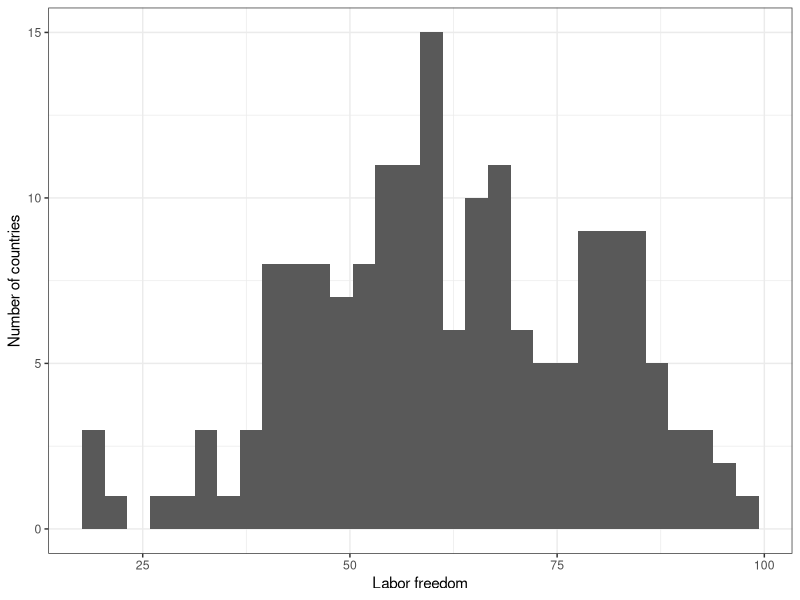
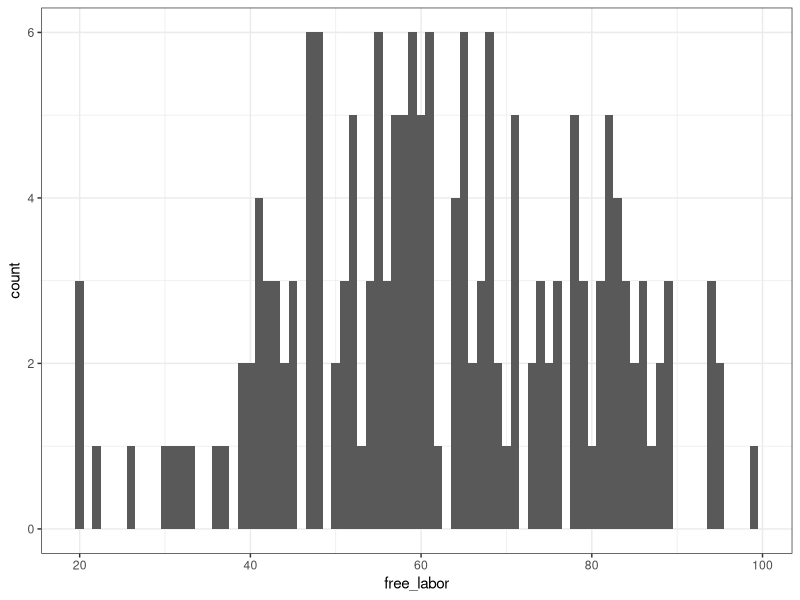
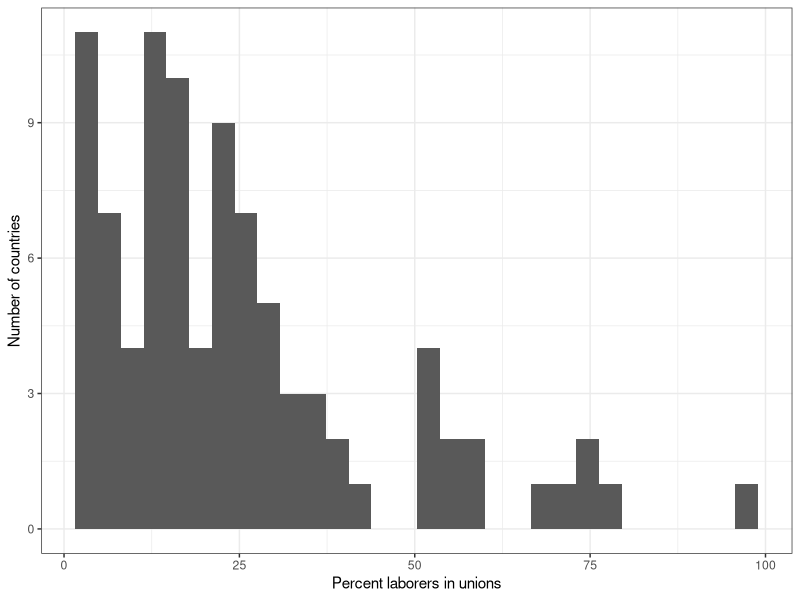
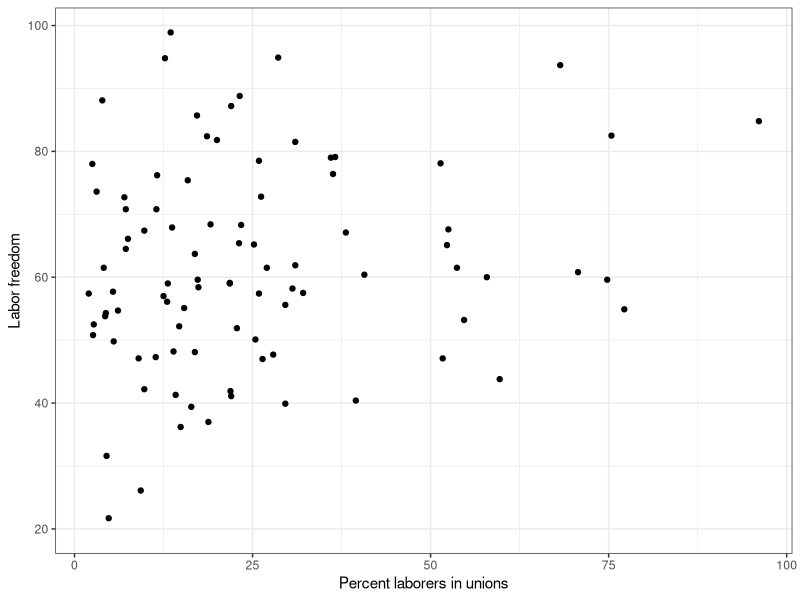
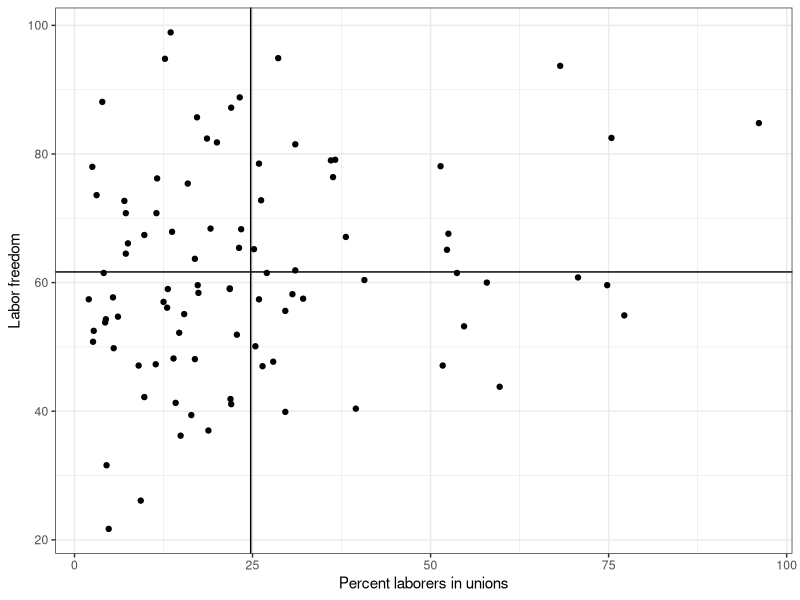
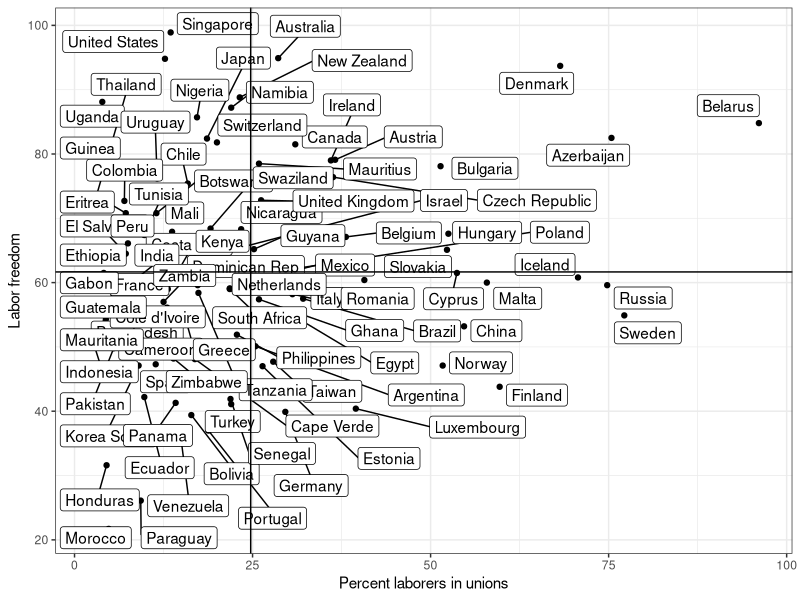

These figures' R source, in order:
## ---- chunk 1
setwd("/Users/jackjeffrey/Documents/Poli502_Jeffrey/Data")
world.data <- read.csv("world.csv")
# load data 
table(world.data$pr_sys)
# view table 
## ---- chunk 2
# change labels
world.data$pr <- factor(world.data$pr_sys, 
                        levels = c("Yes", "No"),
                        labels = c("PR System", "Non-PR"))
table(world.data$pr)
# view table for variables
## ---- chunk 3
table(world.data$frac_eth3)
# view table 
tail(world.data[c("country", "frac_eth3")])
# view table with country names
world.data$frac_eth3_ord <- factor(world.data$frac_eth3, 
                                   levels = c("Low", "Medium", "High"), # order it in this way
                                   ordered = TRUE)
table(world.data$frac_eth3_ord)
# order the variable names
table(world.data$frac_eth3)
table(world.data$frac_eth3_ord)
# compare tables
table(world.data$frac_eth3, world.data$frac_eth3_ord)
# created two-by-two table 
## ---- chunk 4
# Ensure gmodels is installed and loaded
if (!require("gmodels")) install.packages("gmodels")
library(gmodels)

# Create CrossTable for PR system and ethnic fractionalization
CrossTable(world.data$pr, world.data$frac_eth3_ord)

# Optional: Run without additional parameters to isolate the issue
CrossTable(world.data$pr, world.data$frac_eth3_ord,
           prop.r = FALSE,     
           prop.t = FALSE,    
           prop.chisq = FALSE, 
           chisq = TRUE)  # Perform chi-square test

# Interpretation: chi-squared equals 4.76 with 2 degrees of freedom and a p-value of 
# 0.092. We could reject the null at a 90% confidence level. 
## ---- chunk 5
summary(world.data$free_labor)
# view statistics for free labor variable, variable has 18 NA's 
if (!require("tidyverse")) install.packages("tidyverse")
library(tidyverse)
# loaded tidyverse package 
g <- ggplot(world.data, aes(x = free_labor)) + geom_histogram()
g <- g + ylab("Number of countries") + xlab("Labor freedom") + theme_bw()
g
# created a graphical summary of number of countries and labor freedom
cleaned_data <- world.data[is.finite(world.data$free_labor), ]
# removed NAs in new object 
cleaned_data <- ggplot(world.data, aes(x = free_labor)) +
                geom_histogram(binwidth = 1) +
                theme_bw()
cleaned_data
# graphed variable without NAs and new binwidth value
## ---- chunk 6
summary(world.data$unions)
# numerical summary for union variable, 100 NAs found 
g <- ggplot(world.data, aes(x = unions)) + 
  geom_histogram(na.rm = TRUE) +  # use statbin to remove NAs
  ylab("Number of countries") + 
  xlab("Percent laborers in unions") + 
  theme_bw()
g
# saved the plot
## ---- chunk 7
g <- ggplot(world.data, aes(x = unions, y = free_labor)) + geom_point() + theme_bw()
g <- g + ylab("Labor freedom") + xlab("Percent laborers in unions")
g
# plotted an X-Y scatterplot graph using geom_point
## ---- chunk 8
lab.uni.mat <- as.matrix(world.data[c("unions", "free_labor")])
# create a new matrix 
if (!require("Hmisc")) install.packages("Hmisc")
library(Hmisc)
# loaded Hmisc package 
rcorr(lab.uni.mat, type = "pearson")
# Interpretation: for the Pearson's test we see that the correlation coefficient is 
# positive at 0.18, with a total of 91 observations present in both X and Y variables. 
# The p-value of 0.0913 indicates that our expectations of more labor unions correlating 
# to more labor freedom is statistically significant at the 90% level but not at the 95%.
## ---- chunk 9
lab.data <- world.data[!is.na(world.data$unions) & !is.na(world.data$free_labor), ]
# created a new object with NAs removed 
mean.y <- mean(lab.data$free_labor)
mean.x <- mean(lab.data$unions)

mean.y
mean.x
# calculate the means - mean for Y equals 61.66, mean for X equals 24.74

g <- ggplot(lab.data, aes(x = unions, y = free_labor)) + geom_point() + theme_bw()
g <- g + ylab("Labor freedom") + xlab("Percent laborers in unions")
g <- g + geom_hline(aes(yintercept = mean.y))
g <- g + geom_vline(aes(xintercept = mean.x))
g
# scatterplot using hline and vline to draw lines at the X and Y means 

# Optional: Add country labels for readability using ggrepel
if (!require("ggrepel")) install.packages("ggrepel")
library(ggrepel)
options(ggrepel.max.overlaps = Inf)

g <- ggplot(lab.data, aes(x = unions, y = free_labor)) + 
      geom_point() + 
      geom_label_repel(aes(label = country)) +
      ylab("Labor freedom") + xlab("Percent laborers in unions") +
      geom_hline(aes(yintercept = mean.y)) +
      geom_vline(aes(xintercept = mean.x)) +
      theme_bw()
g
# Final scatterplot with country labels for readability
